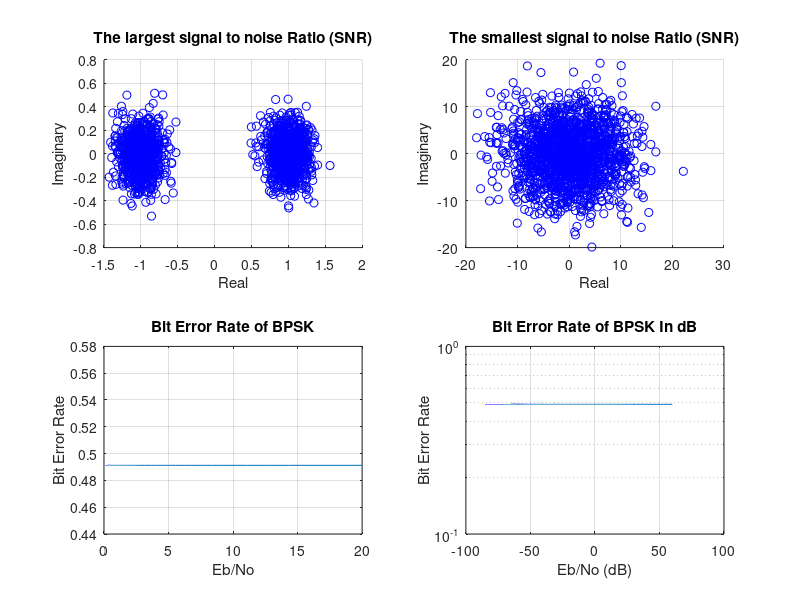
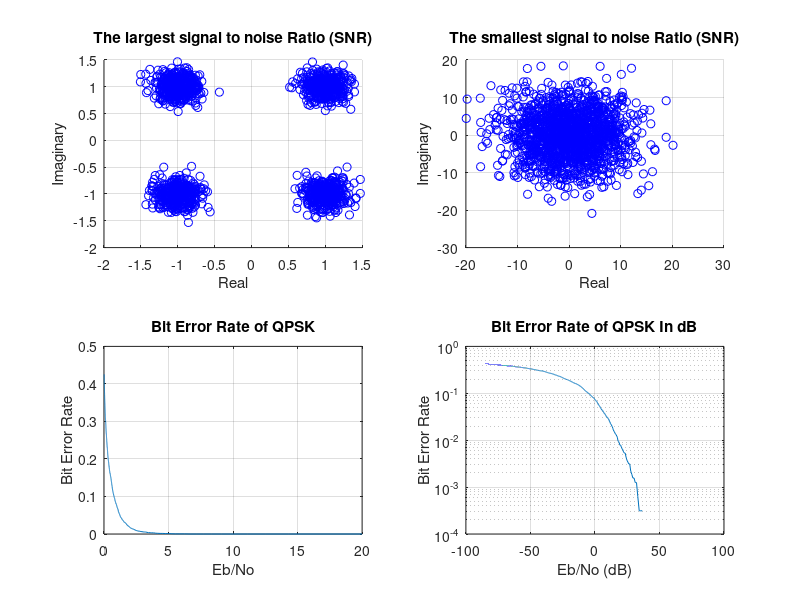
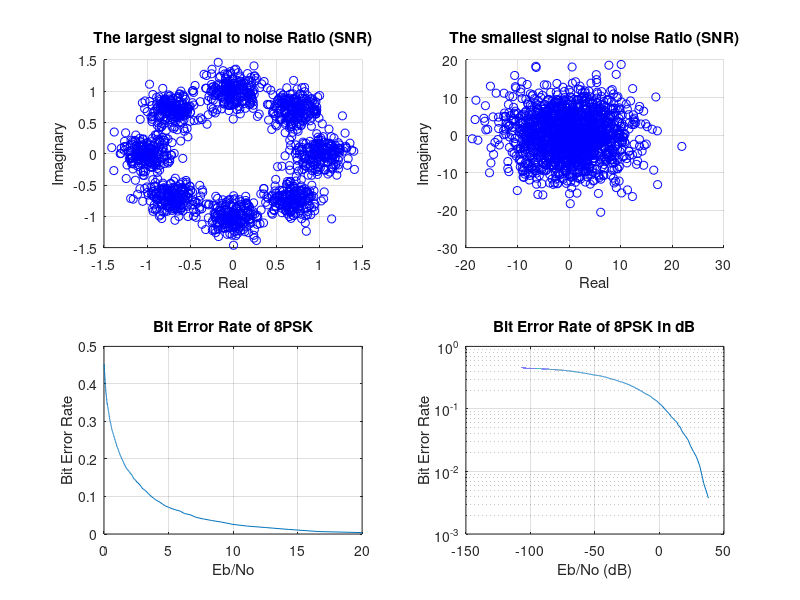
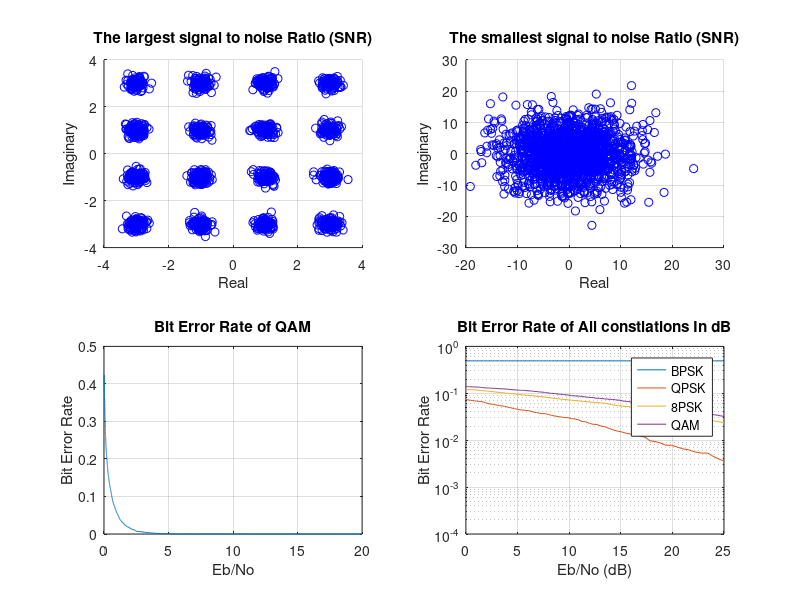

Write the MATLAB code that produced these figures, in order.
%% Generating the data:
% ---------------------
n = 4;          % The length of the Data.
d_rows=1600;    % How many data rows you want?
out_data = zeros(d_rows,n); % Initialize output data
% E = 1;
N0 = 0.05:0.01:70;
for i = 1:d_rows % Generate the Data
    Data = randi([0, 1], [1, n]);   % Generate random int data 0 or 1 with length of n
    out_data(i,:) = Data;           % the output data for Non Return Zero Waveforms 500*700
end
noise_real = randn(d_rows,1);
noise_img = randn(d_rows,1);
noise = noise_real+ 1i*noise_img;

%% 1)BPSK
% For this constellation we calculated the value of Eb to equal to 1

Data_BPSK_Tx = out_data(:,1)*2-1; % Mapping Data into 1 and -1
BPSK_BER = zeros(1,length(N0)); % Intialize an array for the BER
Data_BPSK_Rx=zeros(d_rows,length(N0)); % Initialize An array for recived signals with diff. noises

for i = 1:length(N0) % Calculate the BER
    Data_BPSK_Rx(:,i) = Data_BPSK_Tx + sqrt(N0(i)/2)*noise;
    Data_BPSK_DeMap = (Data_BPSK_Rx(:,i) >0)*1;
    BPSK_BER(i) = 1-sum(Data_BPSK_DeMap == out_data(:,1))/d_rows;
end

figure
subplot(2,2,1)
scatter (real(Data_BPSK_Tx), imag(Data_BPSK_Tx),'r','+')
hold on
scatter (real(Data_BPSK_Rx(:,1)), imag(Data_BPSK_Rx(:,1)),'b')
title('The largest signal to noise Ratio (SNR)')
xlabel('Real')
ylabel('Imaginary')
grid on

subplot(2,2,2)
scatter (real(Data_BPSK_Tx), imag(Data_BPSK_Tx),'r','+')
hold on
scatter (real(Data_BPSK_Rx(:,length(N0))), imag(Data_BPSK_Rx(:,length(N0))),'b')
title('The smallest signal to noise Ratio (SNR)')
xlabel('Real')
ylabel('Imaginary')
grid on

subplot(2,2,3)
plot (1./N0 , BPSK_BER)
title('Bit Error Rate of BPSK')
xlabel('Eb/No')
ylabel('Bit Error Rate')
grid on

subplot(2,2,4)
semilogy (20*log(1./N0) , BPSK_BER)
title('Bit Error Rate of BPSK In dB')
xlabel('Eb/No (dB)')
ylabel('Bit Error Rate')
grid on
% -----------------------------------------------------------------------------
%% 2)QPSK
% For this constellation we calculated the value of Eb to equal to 1

Data_QPSK = out_data(:,1:2); % Mapping Data into 1 and -1
data = Data_QPSK(:,1) + Data_QPSK(:,2)*2;
Data_QPSK_Tx = (data == 0)*(-1-1i) + (data == 1)*(-1+1i)...
                        +(data == 2)*(1-1i) + (data == 3)*(1+1i);
QPSK_BER = zeros(1,length(N0));         % Intialize an array for the BER
Data_QPSK_DeMap = zeros(d_rows,2);      % Intialize Matrix After the demodulator
Data_QPSK_Rx=zeros(d_rows,length(N0));  % Initialize An array for recived signals with diff. noises

for i = 1:length(N0) % Calculate the BER
    Data_QPSK_Rx(:,i) = Data_QPSK_Tx + sqrt(N0(i)/2)*noise;
    Data_QPSK_DeMap(:,1) = (imag(Data_QPSK_Rx(:,i))>0)*1;
    Data_QPSK_DeMap(:,2) = (real(Data_QPSK_Rx(:,i))>0)*1;
    QPSK_BER(i) = 1-sum(sum(Data_QPSK == Data_QPSK_DeMap))/(2*d_rows);
end

figure
subplot(2,2,1)
scatter (real(Data_QPSK_Tx), imag(Data_QPSK_Tx),'r','+')
hold on
scatter (real(Data_QPSK_Rx(:,1)), imag(Data_QPSK_Rx(:,1)),'b')
title('The largest signal to noise Ratio (SNR)')
xlabel('Real')
ylabel('Imaginary')
grid on

subplot(2,2,2)
scatter (real(Data_QPSK_Tx), imag(Data_QPSK_Tx),'r','+')
hold on
scatter (real(Data_QPSK_Rx(:,length(N0))), imag(Data_QPSK_Rx(:,length(N0))),'b')
title('The smallest signal to noise Ratio (SNR)')
xlabel('Real')
ylabel('Imaginary')
grid on

subplot(2,2,3)
plot (1./N0 , QPSK_BER)
title('Bit Error Rate of QPSK')
xlabel('Eb/No')
ylabel('Bit Error Rate')
grid on

subplot(2,2,4)
semilogy (20*log(1./N0) , QPSK_BER)
title('Bit Error Rate of QPSK In dB')
xlabel('Eb/No (dB)')
ylabel('Bit Error Rate')
grid on
% -----------------------------------------------------------------------------
%% 3) 8PSK
% For this constellation we calculated the value of Eb to equal to 1/3

Data_8PSK = out_data(:,1:3);
data = Data_8PSK(:,1) + Data_8PSK(:,2)*2 + Data_8PSK(:,3)*4;
Data_8PSK_Tx = (data == 0)* exp(1i*0) + (data == 1) * exp(1i*pi/4) ...
            + (data == 2) * exp(1i*3*pi/4)+ (data == 3) * exp(1i*pi/2)...
            + (data == 4) * exp(1i*7*pi/4) + (data == 5) * exp(1i*3*pi/2)...
            + (data == 6) * exp(1i*pi) + (data == 7) * exp(1i*5*pi/4) ;
PSK_BER = zeros(1,length(N0)); % Intialize an array for the BER
Data_8PSK_DeMap = zeros(d_rows,3); % Intialize Matrix After the demodulator
Data_8PSK_Rx=zeros(d_rows,length(N0)); % Initialize An array for recived signals with diff. noises

for i = 1:length(N0) % Calculate the BER
    Data_8PSK_Rx(:,i) = Data_8PSK_Tx + sqrt(N0(i)/2)*noise;
    Data_8PSK_Rx_angle = angle(Data_8PSK_Rx(:,i)) + (angle(Data_8PSK_Rx(:,i)) <0)*2*pi; % Make the angel form 0 to 2*pi
    Data_8PSK_DeMap(:,1) = ((Data_8PSK_Rx_angle)>1*pi/8 & (Data_8PSK_Rx_angle)< 5*pi/8) + ...
                            ((Data_8PSK_Rx_angle)>9*pi/8 & (Data_8PSK_Rx_angle)< 13*pi/8);
    Data_8PSK_DeMap(:,2) = ((Data_8PSK_Rx_angle)>3*pi/8 & (Data_8PSK_Rx_angle)< 11*pi/8)*1;
    Data_8PSK_DeMap(:,3) = ((Data_8PSK_Rx_angle)>7*pi/8 & (Data_8PSK_Rx_angle)< 15*pi/8)*1;
    PSK_BER(i) = 1-sum(sum(Data_8PSK == Data_8PSK_DeMap))/(3*d_rows);
end

figure
subplot(2,2,1)
scatter (real(Data_8PSK_Tx), imag(Data_8PSK_Tx),'r','+')
hold on
scatter (real(Data_8PSK_Rx(:,1)), imag(Data_8PSK_Rx(:,1)),'b')
title('The largest signal to noise Ratio (SNR)')
xlabel('Real')
ylabel('Imaginary')
grid on

subplot(2,2,2)
scatter (real(Data_8PSK_Tx), imag(Data_8PSK_Tx),'r','+')
hold on
scatter (real(Data_8PSK_Rx(:,length(N0))), imag(Data_8PSK_Rx(:,length(N0))),'b')
title('The smallest signal to noise Ratio (SNR)')
xlabel('Real')
ylabel('Imaginary')
grid on

subplot(2,2,3)
plot (1./N0 , PSK_BER)
title('Bit Error Rate of 8PSK')
xlabel('Eb/No')
ylabel('Bit Error Rate')
grid on

subplot(2,2,4)
semilogy (20*log((1/3)./N0) , PSK_BER)
title('Bit Error Rate of 8PSK In dB')
xlabel('Eb/No (dB)')
ylabel('Bit Error Rate')
grid on
% -----------------------------------------------------------------------------
%% 4) 16-QAM
% For this constellation we calculated the value of Eb to equal to 2.5

Data_QAM = out_data;
data = Data_QAM(:,1) + Data_QAM(:,2)*2 + Data_QAM(:,3)*4+ Data_QAM(:,4)*8;
Data_QAM_Tx = (data == 0)*(-3-3i) + (data == 1)*(-3-1i)...
            +(data == 2 )*(-3+3i) + (data == 3)*(-3+1i)...
            +(data == 4 )*(-1-3i) + (data == 5)*(-1-1i)...
            +(data == 6 )*(-1+3i) + (data == 7)*(-1+1i)...
            +(data == 8 )*(3-3i) + (data == 9)*(3-1i)...
            +(data == 10)*(3+3i) + (data == 11)*(3+1i)...
            +(data == 12)*(1-3i) + (data == 13)*(1-1i)...
            +(data == 14)*(1+3i) + (data == 15)*(1+1i);
QAM_BER = zeros(1,length(N0));      % Intialize an array for the BER
Data_QAM_DeMap = zeros(d_rows,4);   % Intialize Matrix After the demodulator
Data_QAM_Rx=zeros(d_rows,length(N0)); % Initialize An array for recived signals with diff. noises

for i = 1:length(N0) % Calculate the BER
    Data_QAM_Rx(:,i) = Data_QAM_Tx + sqrt(N0(i)/2)*noise;
    Data_QAM_DeMap(:,1) = (imag(Data_QAM_Rx(:,i))>-2 & imag(Data_QAM_Rx(:,i))<2)*1;
    Data_QAM_DeMap(:,2) = (imag(Data_QAM_Rx(:,i))>0)*1;
    Data_QAM_DeMap(:,3) = (real(Data_QAM_Rx(:,i))>-2 & real(Data_QAM_Rx(:,i))<2)*1;
    Data_QAM_DeMap(:,4) = (real(Data_QAM_Rx(:,i))>0)*1;
    QAM_BER(i) = 1-sum(sum(Data_QAM == Data_QAM_DeMap))/(4*d_rows);
end

figure
subplot(2,2,1)
scatter (real(Data_QAM_Tx), imag(Data_QAM_Tx),'r','+')
hold on
scatter (real(Data_QAM_Rx(:,1)), imag(Data_QAM_Rx(:,1)),'b')
title('The largest signal to noise Ratio (SNR)')
xlabel('Real')
ylabel('Imaginary')
grid on

subplot(2,2,2)
scatter (real(Data_QAM_Tx), imag(Data_QAM_Tx),'r','+')
hold on
scatter (real(Data_QAM_Rx(:,length(N0))), imag(Data_QAM_Rx(:,length(N0))),'b')
title('The smallest signal to noise Ratio (SNR)')
xlabel('Real')
ylabel('Imaginary')
grid on

subplot(2,2,3)
plot (1./N0 , QAM_BER)
title('Bit Error Rate of QAM')
xlabel('Eb/No')
ylabel('Bit Error Rate')
grid on

subplot(2,2,4)
semilogy (20*log(2.5./N0) , QAM_BER)
title('Bit Error Rate of QAM In dB')
xlabel('Eb/No (dB)')
ylabel('Bit Error Rate')
grid on
% -----------------------------------------------------------------------------
%% compare the output BER
semilogy (20*log(1./N0) , BPSK_BER)
hold on
semilogy (20*log(1./N0) , QPSK_BER)
hold on
semilogy (20*log((1/3)./N0) , PSK_BER)
hold on
semilogy (20*log(2.5./N0) , QAM_BER)
hold on
legend('BPSK','QPSK','8PSK','QAM')
title('Bit Error Rate of All constlations In dB')
xlabel('Eb/No (dB)')
ylabel('Bit Error Rate')
xlim([0 25])
grid on

%% compare the output BER Analiticaly

BPSK_BER_a = zeros(1,length(N0)); % Intialize an array for the BER
QPSK_BER_a = zeros(1,length(N0)); % Intialize an array for the BER
PSK_BER_a = zeros(1,length(N0)); % Intialize an array for the BER
QAM_BER_a = zeros(1,length(N0)); % Intialize an array for the BER
for i =1:length(N0)
BPSK_BER_a(i) = 0.5*erfc(sqrt(1/N0(i)));
QPSK_BER_a(i) = 0.5*erfc(sqrt(1/N0(i)));
PSK_BER_a(i) = 0.5*erfc(sqrt(1/N0(i)));
QAM_BER_a(i) = 0.5*erfc(sqrt(1/N0(i)));
end
figure
semilogy (20*log(1./N0) , BPSK_BER_a)
hold on
semilogy (20*log(1./N0) , QPSK_BER_a)
hold on
semilogy (20*log((1/3)./N0) , PSK_BER_a)
hold on
semilogy (20*log(2.5./N0) , QAM_BER_a)
hold on
legend('BPSK','QPSK','8PSK','QAM')
title('Bit Error Rate of All constlations In dB Analiticaly')
xlabel('Eb/No (dB)')
ylabel('Bit Error Rate')
xlim([0 25])
grid on